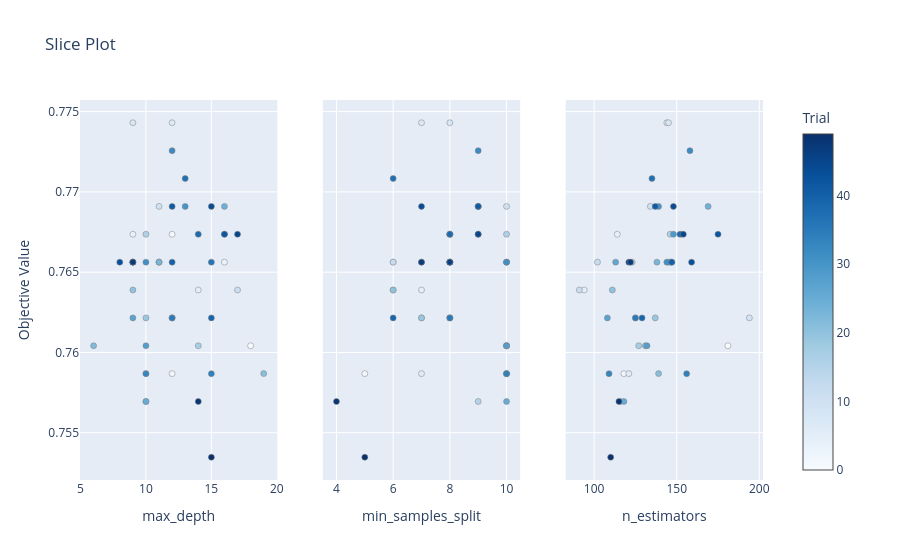

Notebook source saved alongside this figure:
### Markdown cell above
## slice plot

### Code cell
plot_slice(study).show()

### Figure 1 — Plotly figure (JSON) as saved in the notebook; plotly's stock layout.template omitted (floating-point values rounded to 4 significant figures)
{"data": [{"marker": {"color": [0, 1, 2, 3, 4, 5, 6, 7, 8, 9, 10, 11, 12, 13, 14, 15, 16, 17, 18, 19, 20, 21, 22, 23, 24, 25, 26, 27, 28, 29, 30, 31, 32, 33, 34, 35, 36, 37, 38, 39, 40, 41, 42, 43, 44, 45, 46, 47, 48, 49], "colorbar": {"title": {"text": "Trial"}, "x": 1, "xpad": 40}, "colorscale": [[0, "rgb(247,251,255)"], [0.125, "rgb(222,235,247)"], [0.25, "rgb(198,219,239)"], [0.375, "rgb(158,202,225)"], [0.5, "rgb(107,174,214)"], [0.625, "rgb(66,146,198)"], [0.75, "rgb(33,113,181)"], [0.875, "rgb(8,81,156)"], [1, "rgb(8,48,107)"]], "line": {"color": "Grey", "width": 0.5}, "showscale": true}, "mode": "markers", "name": "Feasible Trial", "showlegend": false, "type": "scatter", "x": [18, 12, 12, 16, 9, 14, 10, 12, 9, 12, 11, 17, 11, 12, 9, 10, 10, 14, 11, 10, 9, 19, 6, 11, 16, 10, 9, 9, 10, 16, 13, 10, 12, 10, 15, 12, 15, 13, 14, 15, 12, 12, 16, 8, 15, 17, 9, 9, 14, 15], "xaxis": "x", "y": [0.7604, 0.7674, 0.7587, 0.7656, 0.7674, 0.7639, 0.7587, 0.7743, 0.7743, 0.7622, 0.7691, 0.7639, 0.7656, 0.7622, 0.7656, 0.7569, 0.7674, 0.7604, 0.7656, 0.7622, 0.7639, 0.7587, 0.7604, 0.7656, 0.7691, 0.7569, 0.7656, 0.7622, 0.7604, 0.7674, 0.7691, 0.7656, 0.7726, 0.7587, 0.7587, 0.7622, 0.7656, 0.7708, 0.7674, 0.7622, 0.7656, 0.7691, 0.7674, 0.7656, 0.7691, 0.7674, 0.7656, 0.7656, 0.7569, 0.7535], "yaxis": "y"}, {"marker": {"color": [0, 1, 2, 3, 4, 5, 6, 7, 8, 9, 10, 11, 12, 13, 14, 15, 16, 17, 18, 19, 20, 21, 22, 23, 24, 25, 26, 27, 28, 29, 30, 31, 32, 33, 34, 35, 36, 37, 38, 39, 40, 41, 42, 43, 44, 45, 46, 47, 48, 49], "colorbar": {"title": {"text": "Trial"}, "x": 1, "xpad": 40}, "colorscale": [[0, "rgb(247,251,255)"], [0.125, "rgb(222,235,247)"], [0.25, "rgb(198,219,239)"], [0.375, "rgb(158,202,225)"], [0.5, "rgb(107,174,214)"], [0.625, "rgb(66,146,198)"], [0.75, "rgb(33,113,181)"], [0.875, "rgb(8,81,156)"], [1, "rgb(8,48,107)"]], "line": {"color": "Grey", "width": 0.5}, "showscale": false}, "mode": "markers", "name": "Feasible Trial", "showlegend": false, "type": "scatter", "x": [10, 8, 5, 6, 8, 7, 7, 7, 8, 7, 10, 6, 6, 8, 8, 9, 10, 10, 10, 7, 6, 10, 10, 10, 9, 10, 7, 8, 10, 8, 9, 10, 9, 10, 10, 8, 8, 6, 8, 6, 8, 9, 9, 8, 7, 9, 8, 7, 4, 5], "xaxis": "x2", "y": [0.7604, 0.7674, 0.7587, 0.7656, 0.7674, 0.7639, 0.7587, 0.7743, 0.7743, 0.7622, 0.7691, 0.7639, 0.7656, 0.7622, 0.7656, 0.7569, 0.7674, 0.7604, 0.7656, 0.7622, 0.7639, 0.7587, 0.7604, 0.7656, 0.7691, 0.7569, 0.7656, 0.7622, 0.7604, 0.7674, 0.7691, 0.7656, 0.7726, 0.7587, 0.7587, 0.7622, 0.7656, 0.7708, 0.7674, 0.7622, 0.7656, 0.7691, 0.7674, 0.7656, 0.7691, 0.7674, 0.7656, 0.7656, 0.7569, 0.7535], "yaxis": "y2"}, {"marker": {"color": [0, 1, 2, 3, 4, 5, 6, 7, 8, 9, 10, 11, 12, 13, 14, 15, 16, 17, 18, 19, 20, 21, 22, 23, 24, 25, 26, 27, 28, 29, 30, 31, 32, 33, 34, 35, 36, 37, 38, 39, 40, 41, 42, 43, 44, 45, 46, 47, 48, 49], "colorbar": {"title": {"text": "Trial"}, "x": 1, "xpad": 40}, "colorscale": [[0, "rgb(247,251,255)"], [0.125, "rgb(222,235,247)"], [0.25, "rgb(198,219,239)"], [0.375, "rgb(158,202,225)"], [0.5, "rgb(107,174,214)"], [0.625, "rgb(66,146,198)"], [0.75, "rgb(33,113,181)"], [0.875, "rgb(8,81,156)"], [1, "rgb(8,48,107)"]], "line": {"color": "Grey", "width": 0.5}, "showscale": false}, "mode": "markers", "name": "Feasible Trial", "showlegend": false, "type": "scatter", "x": [181, 153, 118, 146, 114, 94, 121, 144, 145, 194, 134, 91, 102, 125, 123, 116, 146, 127, 145, 137, 111, 139, 131, 138, 169, 118, 113, 108, 132, 148, 139, 144, 158, 109, 156, 125, 147, 135, 152, 129, 147, 137, 175, 159, 148, 154, 121, 122, 115, 110], "xaxis": "x3", "y": [0.7604, 0.7674, 0.7587, 0.7656, 0.7674, 0.7639, 0.7587, 0.7743, 0.7743, 0.7622, 0.7691, 0.7639, 0.7656, 0.7622, 0.7656, 0.7569, 0.7674, 0.7604, 0.7656, 0.7622, 0.7639, 0.7587, 0.7604, 0.7656, 0.7691, 0.7569, 0.7656, 0.7622, 0.7604, 0.7674, 0.7691, 0.7656, 0.7726, 0.7587, 0.7587, 0.7622, 0.7656, 0.7708, 0.7674, 0.7622, 0.7656, 0.7691, 0.7674, 0.7656, 0.7691, 0.7674, 0.7656, 0.7656, 0.7569, 0.7535], "yaxis": "y3"}], "layout": {"title": {"text": "Slice Plot"}, "xaxis": {"anchor": "y", "domain": [0, 0.2889], "title": {"text": "max_depth"}}, "xaxis2": {"anchor": "y2", "domain": [0.3556, 0.6444], "title": {"text": "min_samples_split"}}, "xaxis3": {"anchor": "y3", "domain": [0.7111, 1], "title": {"text": "n_estimators"}}, "yaxis": {"anchor": "x", "domain": [0, 1], "title": {"text": "Objective Value"}}, "yaxis2": {"anchor": "x2", "domain": [0, 1], "matches": "y", "showticklabels": false}, "yaxis3": {"anchor": "x3", "domain": [0, 1], "matches": "y", "showticklabels": false}}}
